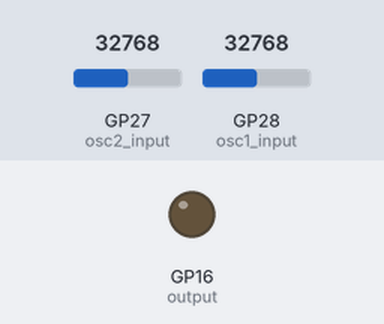
Recording of a program running on a simulated Raspberry Pi Pico running MicroPython. On the bench: output pins drawn as LEDs (lit = HIGH). Inputs (shaded band) come from the test bench; at power-on: GP27 (osc2_input) = 32768, GP28 (osc1_input) = 32768 (analog values on the 0–65535 scale). What the program prints to the serial console is not drawn.

Above: at 1.2 s.
1.3 s: GP27 (osc2_input) set to 45874
At 1.65 s:
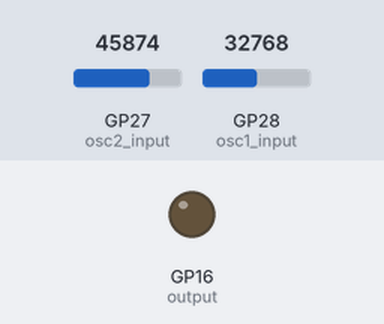
4.3 s: GP28 (osc1_input) set to 45874
At 4.66 s:
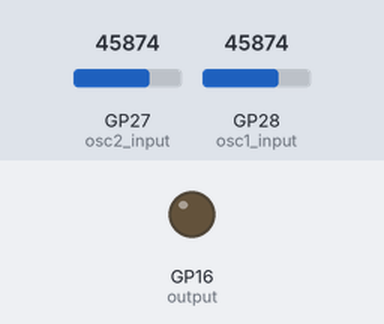
7.3 s: GP27 (osc2_input) set to 57670
At 7.67 s:
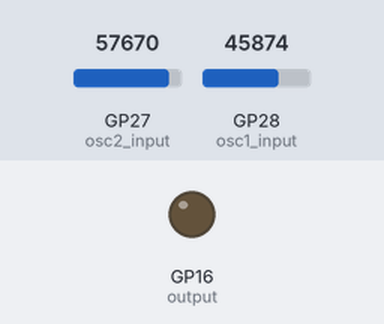
10.3 s: GP27 (osc2_input) set to 65535
13.3 s: GP28 (osc1_input) set to 19660
Timing chart, 0 to 17.3 s (numbered marks = the images above; inputs shaded):
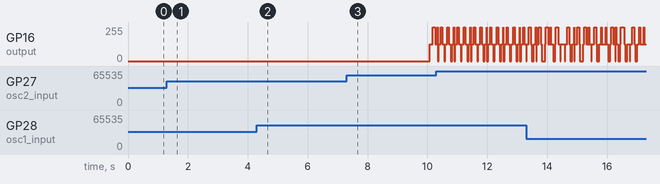

Measured:
- after the input at 1.3 s, GP16 (output): stays 0/255 (without the input it goes to 202/255 after 2.2 s)
- after the input at 4.3 s, GP16 (output): stays 0/255 (without the input it goes to 199/255 after 2.2 s)
- after the input at 7.3 s, GP16 (output): stays 0/255 (without the input it goes to 252/255 after 2.2 s)

The program:

03_osc.py
```python
from machine import ADC, PWM, Pin
from time import ticks_ms, sleep_ms
import math

# Define pins
output_pin = 16  # Output for PWM
osc1_pin = 28  # ADC for Oscillator 1 frequency
osc2_pin = 27  # ADC for Oscillator 2 frequency

# Initialize hardware
osc1_input = ADC(osc1_pin)
osc2_input = ADC(osc2_pin)
output = PWM(Pin(output_pin))

# Define waveform types
WAVEFORMS = ["sine", "square", "triangle", "sawtooth"]
waveform_index = 0  # Default to sine wave

# Define frequency range
min_frequency = 440  # Minimum frequency (Hz)
max_frequency = 880  # Maximum frequency (Hz)
frequency_quantization_step = 1  # Quantize frequency in 50 Hz steps

# PWM settings
output.duty_u16(32768)  # 50% duty cycle
output.freq(440)  # Default frequency

# Generate waveform values
def generate_waveform(waveform, phase):
    """Generate waveform value based on type and phase."""
    if waveform == "sine":
        return int(32768 + 32767 * math.sin(2 * math.pi * phase))
    elif waveform == "square":
        return 65535 if phase < 0.5 else 0
    elif waveform == "triangle":
        return int(65535 * (2 * phase) if phase < 0.5 else 65535 * (2 - 2 * phase))
    elif waveform == "sawtooth":
        return int(65535 * phase)
    return 0  # Default to 0 if waveform type is invalid

# Map function
def map_value(value, in_min, in_max, out_min, out_max):
    """Map a value from one range to another."""
    return int((value - in_min) * (out_max - out_min) / (in_max - in_min) + out_min)

# Timing
last_waveform_switch_time = ticks_ms()  # Track the last waveform switch time
waveform_switch_interval = 10000  # Switch waveforms every 10 seconds

# Main loop
phase_osc1 = 0
phase_osc2 = 0
phase_increment_osc1 = 0
phase_increment_osc2 = 0
sampling_rate = 8000  # 8 kHz sampling rate for waveforms
while True:
    # Read ADC values
    raw_osc1_value = osc1_input.read_u16()
    raw_osc2_value = osc2_input.read_u16()

    # Map ADC values to frequencies
    freq_osc1 = map_value(raw_osc1_value, 0, 65535, min_frequency, max_frequency)
    freq_osc2 = map_value(raw_osc2_value, 0, 65535, min_frequency, max_frequency)

    # Quantize frequencies
    quantized_freq_osc1 = (freq_osc1 // frequency_quantization_step) * frequency_quantization_step
    quantized_freq_osc2 = (freq_osc2 // frequency_quantization_step) * frequency_quantization_step

    # Calculate phase increment for each oscillator
    phase_increment_osc1 = quantized_freq_osc1 / sampling_rate
    phase_increment_osc2 = quantized_freq_osc2 / sampling_rate

    # Generate waveform samples
    phase_osc1 = (phase_osc1 + phase_increment_osc1) % 1.0
    phase_osc2 = (phase_osc2 + phase_increment_osc2) % 1.0
    sample_osc1 = generate_waveform(WAVEFORMS[waveform_index], phase_osc1)
    sample_osc2 = generate_waveform(WAVEFORMS[waveform_index], phase_osc2)

    # Mix the two oscillators (simple average for now)
    mixed_sample = (sample_osc1 + sample_osc2) // 2

    # Output to PWM
    output.duty_u16(mixed_sample)

    # Check if it's time to switch waveforms
    current_time = ticks_ms()
    if current_time - last_waveform_switch_time > waveform_switch_interval:
        last_waveform_switch_time = current_time
        waveform_index = (waveform_index + 1) % len(WAVEFORMS)  # Cycle through waveforms

    # Print debug information
    print(f"Osc1: {quantized_freq_osc1} Hz, Osc2: {quantized_freq_osc2} Hz, Waveform: {WAVEFORMS[waveform_index]}")

    # Small delay for stability
    sleep_ms(1)  # 1 ms delay to approximate the sampling rate
```
